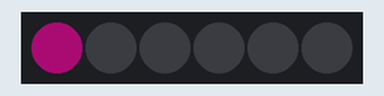
Recording of a sketch running on a simulated Arduino Uno, built with avr-gcc and run on an emulated ATmega328P. On the bench: 6 RGB LEDs in strip order, left to right. Dim RGB values are drawn brighter than linear; random numbers use the default seed unless the sketch sets one.

Above: at 0.01 s.
At 4.85 s:
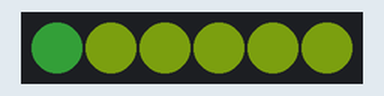
At 9.85 s:
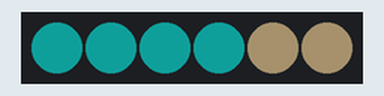
At 19.84 s:
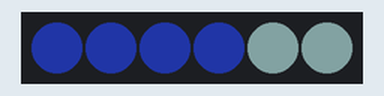
At 29.83 s:
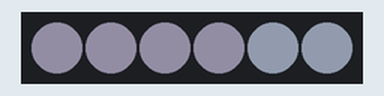
At 39.82 s:
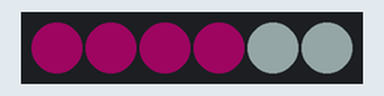
Timing chart, 0 to 40.0 s (numbered marks = the images above):
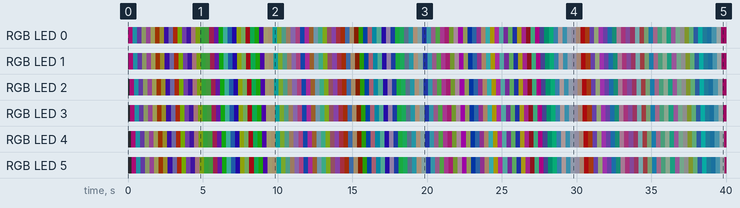

The sketch:

WS2812.ino
```cpp
/*************************************
File name:WS2812.ino
Description:Let WS2812 light up in different colors.
Website:www.addept.com
E-mail:support@addept.com
Author:felix
Date:2020/05/22
*************************************/
#include <Adafruit_NeoPixel.h>
#define led_numbers  6 //WS2812 number  of LED
#define PIN  A1  //WS2812 PIN
Adafruit_NeoPixel strip = Adafruit_NeoPixel(led_numbers, PIN, NEO_GRB + NEO_KHZ800);//NEO_KHZ400+NEO_RGB
void setup() {
  //Initialize WS2812
  strip.begin();
  //Set the WS2812 brightness
  strip.setBrightness(50);
}
void loop() {
  //Get the color value at random
  int R=random(0,255);
  int G=random(0,255);
  int B=random(0,255);
  for(int i=0;i<led_numbers;i++){
    //i:Which one lamp ,strip.Color(R,G,B):R、G、Bcolor value
    strip.setPixelColor(i,strip.Color(R,G,B));
    //Light WS2812
    strip.show();
    delay(50);
  }
}
```

Measured:
- by itself, RGB LED 0: off → RGB(46, 3, 31) at 0.00 s, → RGB(7, 34, 39) 0.30 s later, → RGB(22, 13, 37) 0.30 s later, → RGB(21, 23, 15) 0.30 s later, … (132 changes in this stretch)
- by itself, RGB LED 1: off → RGB(46, 3, 31) at 0.05 s, → RGB(7, 34, 39) 0.30 s later, → RGB(22, 13, 37) 0.30 s later, → RGB(21, 23, 15) 0.30 s later, … (132 changes in this stretch)
